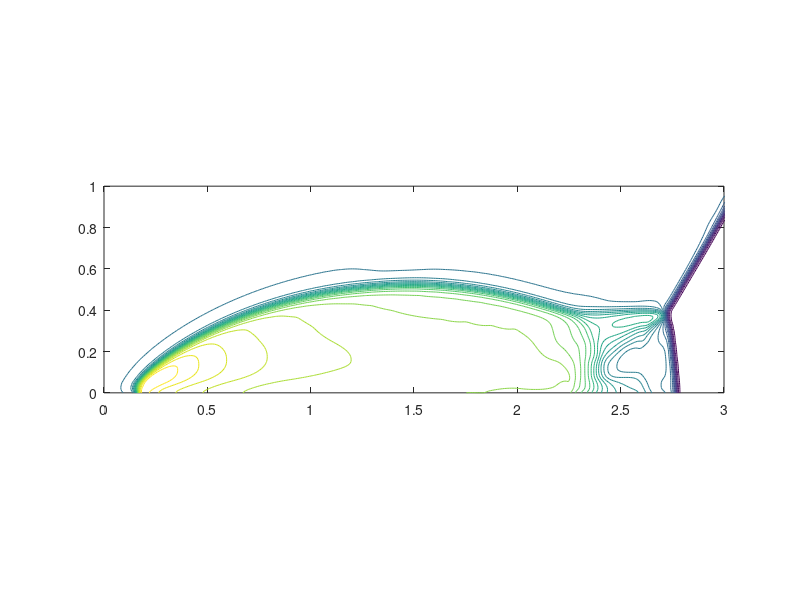

The MATLAB script that drew this image:
rho=load('rho.dat');
x=linspace(0,4,size(rho,2));
y=linspace(0,1,size(rho,1));
contour(x,y,rho, 30)
axis equal
axis([0,3,0,1])
